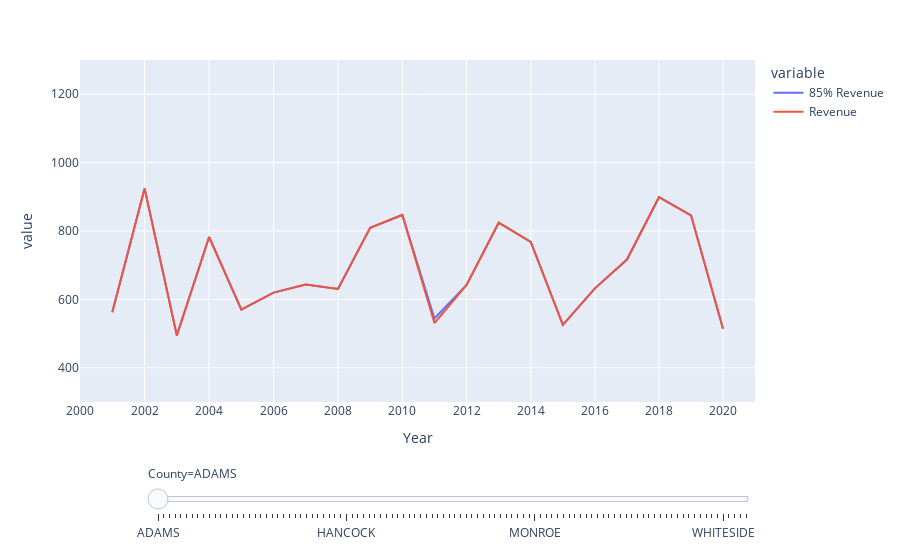

The cell this chart's notebook holds for it:
### Code cell
fig = px.line(beans, x="Year", y=["85% Revenue","Revenue"], animation_frame="County", 
           log_x=True, range_x=[2000,2021], range_y=[300,1300])

fig["layout"].pop("updatemenus") # optional, drop animation buttons
fig.show()

### Figure 1 — Plotly figure (JSON) as saved in the notebook; plotly's stock layout.template omitted (floating-point values rounded to 4 significant figures)
{"data": [{"hovertemplate": "variable=85% Revenue<br>County=ADAMS<br>Year=%{x}<br>value=%{y}<extra></extra>", "legendgroup": "85% Revenue", "line": {"color": "#636efa", "dash": "solid"}, "mode": "lines", "name": "85% Revenue", "orientation": "v", "showlegend": true, "type": "scatter", "x": [2001, 2002, 2003, 2004, 2005, 2006, 2007, 2008, 2009, 2010, 2011, 2012, 2013, 2014, 2015, 2016, 2017, 2018, 2019, 2020], "xaxis": "x", "y": [562.2, 924.6, 494.6, 782.5, 570.3, 619.9, 643.3, 630.4, 809.5, 846.9, 544.0, 642.1, 824.3, 768.2, 525.5, 632.4, 716.5, 898.8, 845.9, 514.2], "yaxis": "y"}, {"hovertemplate": "variable=Revenue<br>County=ADAMS<br>Year=%{x}<br>value=%{y}<extra></extra>", "legendgroup": "Revenue", "line": {"color": "#EF553B", "dash": "solid"}, "mode": "lines", "name": "Revenue", "orientation": "v", "showlegend": true, "type": "scatter", "x": [2001, 2002, 2003, 2004, 2005, 2006, 2007, 2008, 2009, 2010, 2011, 2012, 2013, 2014, 2015, 2016, 2017, 2018, 2019, 2020], "xaxis": "x", "y": [562.2, 924.6, 494.6, 782.5, 570.3, 619.9, 643.3, 630.4, 809.5, 846.9, 530.8, 642.1, 824.3, 768.2, 525.5, 632.4, 716.5, 898.8, 845.9, 514.2], "yaxis": "y"}], "layout": {"legend": {"title": {"text": "variable"}, "tracegroupgap": 0}, "margin": {"t": 60}, "sliders": [{"active": 0, "currentvalue": {"prefix": "County="}, "len": 0.9, "pad": {"b": 10, "t": 60}, "steps": [{"args": [["ADAMS"], {"frame": {"duration": 0, "redraw": false}, "fromcurrent": true, "mode": "immediate", "transition": {"duration": 0, "easing": "linear"}}], "label": "ADAMS", "method": "animate"}, {"args": [["ALEXANDER"], {"frame": {"duration": 0, "redraw": false}, "fromcurrent": true, "mode": "immediate", "transition": {"duration": 0, "easing": "linear"}}], "label": "ALEXANDER", "method": "animate"}, {"args": [["BOND"], {"frame": {"duration": 0, "redraw": false}, "fromcurrent": true, "mode": "immediate", "transition": {"duration": 0, "easing": "linear"}}], "label": "BOND", "method": "animate"}, {"args": [["BOONE"], {"frame": {"duration": 0, "redraw": false}, "fromcurrent": true, "mode": "immediate", "transition": {"duration": 0, "easing": "linear"}}], "label": "BOONE", "method": "animate"}, {"args": [["BROWN"], {"frame": {"duration": 0, "redraw": false}, "fromcurrent": true, "mode": "immediate", "transition": {"duration": 0, "easing": "linear"}}], "label": "BROWN", "method": "animate"}, {"args": [["BUREAU"], {"frame": {"duration": 0, "redraw": false}, "fromcurrent": true, "mode": "immediate", "transition": {"duration": 0, "easing": "linear"}}], "label": "BUREAU", "method": "animate"}, {"args": [["CALHOUN"], {"frame": {"duration": 0, "redraw": false}, "fromcurrent": true, "mode": "immediate", "transition": {"duration": 0, "easing": "linear"}}], "label": "CALHOUN", "method": "animate"}, {"args": [["CARROLL"], {"frame": {"duration": 0, "redraw": false}, "fromcurrent": true, "mode": "immediate", "transition": {"duration": 0, "easing": "linear"}}], "label": "CARROLL", "method": "animate"}, {"args": [["CASS"], {"frame": {"duration": 0, "redraw": false}, "fromcurrent": true, "mode": "immediate", "transition": {"duration": 0, "easing": "linear"}}], "label": "CASS", "method": "animate"}, {"args": [["CHAMPAIGN"], {"frame": {"duration": 0, "redraw": false}, "fromcurrent": true, "mode": "immediate", "transition": {"duration": 0, "easing": "linear"}}], "label": "CHAMPAIGN", "method": "animate"}, {"args": [["CHRISTIAN"], {"frame": {"duration": 0, "redraw": false}, "fromcurrent": true, "mode": "immediate", "transition": {"duration": 0, "easing": "linear"}}], "label": "CHRISTIAN", "method": "animate"}, {"args": [["CLARK"], {"frame": {"duration": 0, "redraw": false}, "fromcurrent": true, "mode": "immediate", "transition": {"duration": 0, "easing": "linear"}}], "label": "CLARK", "method": "animate"}, {"args": [["CLAY"], {"frame": {"duration": 0, "redraw": false}, "fromcurrent": true, "mode": "immediate", "transition": {"duration": 0, "easing": "linear"}}], "label": "CLAY", "method": "animate"}, {"args": [["CLINTON"], {"frame": {"duration": 0, "redraw": false}, "fromcurrent": true, "mode": "immediate", "transition": {"duration": 0, "easing": "linear"}}], "label": "CLINTON", "method": "animate"}, {"args": [["COLES"], {"frame": {"duration": 0, "redraw": false}, "fromcurrent": true, "mode": "immediate", "transition": {"duration": 0, "easing": "linear"}}], "label": "COLES", "method": "animate"}, {"args": [["COOK"], {"frame": {"duration": 0, "redraw": false}, "fromcurrent": true, "mode": "immediate", "transition": {"duration": 0, "easing": "linear"}}], "label": "COOK", "method": "animate"}, {"args": [["CRAWFORD"], {"frame": {"duration": 0, "redraw": false}, "fromcurrent": true, "mode": "immediate", "transition": {"duration": 0, "easing": "linear"}}], "label": "CRAWFORD", "method": "animate"}, {"args": [["CUMBERLAND"], {"frame": {"duration": 0, "redraw": false}, "fromcurrent": true, "mode": "immediate", "transition": {"duration": 0, "easing": "linear"}}], "label": "CUMBERLAND", "method": "animate"}, {"args": [["DE KALB"], {"frame": {"duration": 0, "redraw": false}, "fromcurrent": true, "mode": "immediate", "transition": {"duration": 0, "easing": "linear"}}], "label": "DE KALB", "method": "animate"}, {"args": [["DE WITT"], {"frame": {"duration": 0, "redraw": false}, "fromcurrent": true, "mode": "immediate", "transition": {"duration": 0, "easing": "linear"}}], "label": "DE WITT", "method": "animate"}, {"args": [["DOUGLAS"], {"frame": {"duration": 0, "redraw": false}, "fromcurrent": true, "mode": "immediate", "transition": {"duration": 0, "easing": "linear"}}], "label": "DOUGLAS", "method": "animate"}, {"args": [["DU PAGE"], {"frame": {"duration": 0, "redraw": false}, "fromcurrent": true, "mode": "immediate", "transition": {"duration": 0, "easing": "linear"}}], "label": "DU PAGE", "method": "animate"}, {"args": [["EDGAR"], {"frame": {"duration": 0, "redraw": false}, "fromcurrent": true, "mode": "immediate", "transition": {"duration": 0, "easing": "linear"}}], "label": "EDGAR", "method": "animate"}, {"args": [["EDWARDS"], {"frame": {"duration": 0, "redraw": false}, "fromcurrent": true, "mode": "immediate", "transition": {"duration": 0, "easing": "linear"}}], "label": "EDWARDS", "method": "animate"}, {"args": [["EFFINGHAM"], {"frame": {"duration": 0, "redraw": false}, "fromcurrent": true, "mode": "immediate", "transition": {"duration": 0, "easing": "linear"}}], "label": "EFFINGHAM", "method": "animate"}, {"args": [["FAYETTE"], {"frame": {"duration": 0, "redraw": false}, "fromcurrent": true, "mode": "immediate", "transition": {"duration": 0, "easing": "linear"}}], "label": "FAYETTE", "method": "animate"}, {"args": [["FORD"], {"frame": {"duration": 0, "redraw": false}, "fromcurrent": true, "mode": "immediate", "transition": {"duration": 0, "easing": "linear"}}], "label": "FORD", "method": "animate"}, {"args": [["FRANKLIN"], {"frame": {"duration": 0, "redraw": false}, "fromcurrent": true, "mode": "immediate", "transition": {"duration": 0, "easing": "linear"}}], "label": "FRANKLIN", "method": "animate"}, {"args": [["FULTON"], {"frame": {"duration": 0, "redraw": false}, "fromcurrent": true, "mode": "immediate", "transition": {"duration": 0, "easing": "linear"}}], "label": "FULTON", "method": "animate"}, {"args": [["GALLATIN"], {"frame": {"duration": 0, "redraw": false}, "fromcurrent": true, "mode": "immediate", "transition": {"duration": 0, "easing": "linear"}}], "label": "GALLATIN", "method": "animate"}, {"args": [["GREENE"], {"frame": {"duration": 0, "redraw": false}, "fromcurrent": true, "mode": "immediate", "transition": {"duration": 0, "easing": "linear"}}], "label": "GREENE", "method": "animate"}, {"args": [["GRUNDY"], {"frame": {"duration": 0, "redraw": false}, "fromcurrent": true, "mode": "immediate", "transition": {"duration": 0, "easing": "linear"}}], "label": "GRUNDY", "method": "animate"}, {"args": [["HAMILTON"], {"frame": {"duration": 0, "redraw": false}, "fromcurrent": true, "mode": "immediate", "transition": {"duration": 0, "easing": "linear"}}], "label": "HAMILTON", "method": "animate"}, {"args": [["HANCOCK"], {"frame": {"duration": 0, "redraw": false}, "fromcurrent": true, "mode": "immediate", "transition": {"duration": 0, "easing": "linear"}}], "label": "HANCOCK", "method": "animate"}, {"args": [["HARDIN"], {"frame": {"duration": 0, "redraw": false}, "fromcurrent": true, "mode": "immediate", "transition": {"duration": 0, "easing": "linear"}}], "label": "HARDIN", "method": "animate"}, {"args": [["HENDERSON"], {"frame": {"duration": 0, "redraw": false}, "fromcurrent": true, "mode": "immediate", "transition": {"duration": 0, "easing": "linear"}}], "label": "HENDERSON", "method": "animate"}, {"args": [["HENRY"], {"frame": {"duration": 0, "redraw": false}, "fromcurrent": true, "mode": "immediate", "transition": {"duration": 0, "easing": "linear"}}], "label": "HENRY", "method": "animate"}, {"args": [["IROQUOIS"], {"frame": {"duration": 0, "redraw": false}, "fromcurrent": true, "mode": "immediate", "transition": {"duration": 0, "easing": "linear"}}], "label": "IROQUOIS", "method": "animate"}, {"args": [["JACKSON"], {"frame": {"duration": 0, "redraw": false}, "fromcurrent": true, "mode": "immediate", "transition": {"duration": 0, "easing": "linear"}}], "label": "JACKSON", "method": "animate"}, {"args": [["JASPER"], {"frame": {"duration": 0, "redraw": false}, "fromcurrent": true, "mode": "immediate", "transition": {"duration": 0, "easing": "linear"}}], "label": "JASPER", "method": "animate"}, {"args": [["JEFFERSON"], {"frame": {"duration": 0, "redraw": false}, "fromcurrent": true, "mode": "immediate", "transition": {"duration": 0, "easing": "linear"}}], "label": "JEFFERSON", "method": "animate"}, {"args": [["JERSEY"], {"frame": {"duration": 0, "redraw": false}, "fromcurrent": true, "mode": "immediate", "transition": {"duration": 0, "easing": "linear"}}], "label": "JERSEY", "method": "animate"}, {"args": [["JO DAVIESS"], {"frame": {"duration": 0, "redraw": false}, "fromcurrent": true, "mode": "immediate", "transition": {"duration": 0, "easing": "linear"}}], "label": "JO DAVIESS", "method": "animate"}, {"args": [["JOHNSON"], {"frame": {"duration": 0, "redraw": false}, "fromcurrent": true, "mode": "immediate", "transition": {"duration": 0, "easing": "linear"}}], "label": "JOHNSON", "method": "animate"}, {"args": [["KANE"], {"frame": {"duration": 0, "redraw": false}, "fromcurrent": true, "mode": "immediate", "transition": {"duration": 0, "easing": "linear"}}], "label": "KANE", "method": "animate"}, {"args": [["KANKAKEE"], {"frame": {"duration": 0, "redraw": false}, "fromcurrent": true, "mode": "immediate", "transition": {"duration": 0, "easing": "linear"}}], "label": "KANKAKEE", "method": "animate"}, {"args": [["KENDALL"], {"frame": {"duration": 0, "redraw": false}, "fromcurrent": true, "mode": "immediate", "transition": {"duration": 0, "easing": "linear"}}], "label": "KENDALL", "method": "animate"}, {"args": [["KNOX"], {"frame": {"duration": 0, "redraw": false}, "fromcurrent": true, "mode": "immediate", "transition": {"duration": 0, "easing": "linear"}}], "label": "KNOX", "method": "animate"}, {"args": [["LA SALLE"], {"frame": {"duration": 0, "redraw": false}, "fromcurrent": true, "mode": "immediate", "transition": {"duration": 0, "easing": "linear"}}], "label": "LA SALLE", "method": "animate"}, {"args": [["LAKE"], {"frame": {"duration": 0, "redraw": false}, "fromcurrent": true, "mode": "immediate", "transition": {"duration": 0, "easing": "linear"}}], "label": "LAKE", "method": "animate"}, {"args": [["LAWRENCE"], {"frame": {"duration": 0, "redraw": false}, "fromcurrent": true, "mode": "immediate", "transition": {"duration": 0, "easing": "linear"}}], "label": "LAWRENCE", "method": "animate"}, {"args": [["LEE"], {"frame": {"duration": 0, "redraw": false}, "fromcurrent": true, "mode": "immediate", "transition": {"duration": 0, "easing": "linear"}}], "label": "LEE", "method": "animate"}, {"args": [["LIVINGSTON"], {"frame": {"duration": 0, "redraw": false}, "fromcurrent": true, "mode": "immediate", "transition": {"duration": 0, "easing": "linear"}}], "label": "LIVINGSTON", "method": "animate"}, {"args": [["LOGAN"], {"frame": {"duration": 0, "redraw": false}, "fromcurrent": true, "mode": "immediate", "transition": {"duration": 0, "easing": "linear"}}], "label": "LOGAN", "method": "animate"}, {"args": [["MACON"], {"frame": {"duration": 0, "redraw": false}, "fromcurrent": true, "mode": "immediate", "transition": {"duration": 0, "easing": "linear"}}], "label": "MACON", "method": "animate"}, {"args": [["MACOUPIN"], {"frame": {"duration": 0, "redraw": false}, "fromcurrent": true, "mode": "immediate", "transition": {"duration": 0, "easing": "linear"}}], "label": "MACOUPIN", "method": "animate"}, {"args": [["MADISON"], {"frame": {"duration": 0, "redraw": false}, "fromcurrent": true, "mode": "immediate", "transition": {"duration": 0, "easing": "linear"}}], "label": "MADISON", "method": "animate"}, {"args": [["MARION"], {"frame": {"duration": 0, "redraw": false}, "fromcurrent": true, "mode": "immediate", "transition": {"duration": 0, "easing": "linear"}}], "label": "MARION", "method": "animate"}, {"args": [["MARSHALL"], {"frame": {"duration": 0, "redraw": false}, "fromcurrent": true, "mode": "immediate", "transition": {"duration": 0, "easing": "linear"}}], "label": "MARSHALL", "method": "animate"}, {"args": [["MASON"], {"frame": {"duration": 0, "redraw": false}, "fromcurrent": true, "mode": "immediate", "transition": {"duration": 0, "easing": "linear"}}], "label": "MASON", "method": "animate"}, {"args": [["MASSAC"], {"frame": {"duration": 0, "redraw": false}, "fromcurrent": true, "mode": "immediate", "transition": {"duration": 0, "easing": "linear"}}], "label": "MASSAC", "method": "animate"}, {"args": [["MCDONOUGH"], {"frame": {"duration": 0, "redraw": false}, "fromcurrent": true, "mode": "immediate", "transition": {"duration": 0, "easing": "linear"}}], "label": "MCDONOUGH", "method": "animate"}, {"args": [["MCHENRY"], {"frame": {"duration": 0, "redraw": false}, "fromcurrent": true, "mode": "immediate", "transition": {"duration": 0, "easing": "linear"}}], "label": "MCHENRY", "method": "animate"}, {"args": [["MCLEAN"], {"frame": {"duration": 0, "redraw": false}, "fromcurrent": true, "mode": "immediate", "transition": {"duration": 0, "easing": "linear"}}], "label": "MCLEAN", "method": "animate"}, {"args": [["MENARD"], {"frame": {"duration": 0, "redraw": false}, "fromcurrent": true, "mode": "immediate", "transition": {"duration": 0, "easing": "linear"}}], "label": "MENARD", "method": "animate"}, {"args": [["MERCER"], {"frame": {"duration": 0, "redraw": false}, "fromcurrent": true, "mode": "immediate", "transition": {"duration": 0, "easing": "linear"}}], "label": "MERCER", "method": "animate"}, {"args": [["MONROE"], {"frame": {"duration": 0, "redraw": false}, "fromcurrent": true, "mode": "immediate", "transition": {"duration": 0, "easing": "linear"}}], "label": "MONROE", "method": "animate"}, {"args": [["MONTGOMERY"], {"frame": {"duration": 0, "redraw": false}, "fromcurrent": true, "mode": "immediate", "transition": {"duration": 0, "easing": "linear"}}], "label": "MONTGOMERY", "method": "animate"}, {"args": [["MORGAN"], {"frame": {"duration": 0, "redraw": false}, "fromcurrent": true, "mode": "immediate", "transition": {"duration": 0, "easing": "linear"}}], "label": "MORGAN", "method": "animate"}, {"args": [["MOULTRIE"], {"frame": {"duration": 0, "redraw": false}, "fromcurrent": true, "mode": "immediate", "transition": {"duration": 0, "easing": "linear"}}], "label": "MOULTRIE", "method": "animate"}, {"args": [["OGLE"], {"frame": {"duration": 0, "redraw": false}, "fromcurrent": true, "mode": "immediate", "transition": {"duration": 0, "easing": "linear"}}], "label": "OGLE", "method": "animate"}, {"args": [["OTHER (COMBINED) COUNTIES"], {"frame": {"duration": 0, "redraw": false}, "fromcurrent": true, "mode": "immediate", "transition": {"duration": 0, "easing": "linear"}}], "label": "OTHER (COMBINED) COUNTIES", "method": "animate"}, {"args": [["OTHER COUNTIES"], {"frame": {"duration": 0, "redraw": false}, "fromcurrent": true, "mode": "immediate", "transition": {"duration": 0, "easing": "linear"}}], "label": "OTHER COUNTIES", "method": "animate"}, {"args": [["PEORIA"], {"frame": {"duration": 0, "redraw": false}, "fromcurrent": true, "mode": "immediate", "transition": {"duration": 0, "easing": "linear"}}], "label": "PEORIA", "method": "animate"}, {"args": [["PERRY"], {"frame": {"duration": 0, "redraw": false}, "fromcurrent": true, "mode": "immediate", "transition": {"duration": 0, "easing": "linear"}}], "label": "PERRY", "method": "animate"}, {"args": [["PIATT"], {"frame": {"duration": 0, "redraw": false}, "fromcurrent": true, "mode": "immediate", "transition": {"duration": 0, "easing": "linear"}}], "label": "PIATT", "method": "animate"}, {"args": [["PIKE"], {"frame": {"duration": 0, "redraw": false}, "fromcurrent": true, "mode": "immediate", "transition": {"duration": 0, "easing": "linear"}}], "label": "PIKE", "method": "animate"}, {"args": [["POPE"], {"frame": {"duration": 0, "redraw": false}, "fromcurrent": true, "mode": "immediate", "transition": {"duration": 0, "easing": "linear"}}], "label": "POPE", "method": "animate"}, {"args": [["PULASKI"], {"frame": {"duration": 0, "redraw": false}, "fromcurrent": true, "mode": "immediate", "transition": {"duration": 0, "easing": "linear"}}], "label": "PULASKI", "method": "animate"}, {"args": [["PUTNAM"], {"frame": {"duration": 0, "redraw": false}, "fromcurrent": true, "mode": "immediate", "transition": {"duration": 0, "easing": "linear"}}], "label": "PUTNAM", "method": "animate"}, {"args": [["RANDOLPH"], {"frame": {"duration": 0, "redraw": false}, "fromcurrent": true, "mode": "immediate", "transition": {"duration": 0, "easing": "linear"}}], "label": "RANDOLPH", "method": "animate"}, {"args": [["RICHLAND"], {"frame": {"duration": 0, "redraw": false}, "fromcurrent": true, "mode": "immediate", "transition": {"duration": 0, "easing": "linear"}}], "label": "RICHLAND", "method": "animate"}, {"args": [["ROCK ISLAND"], {"frame": {"duration": 0, "redraw": false}, "fromcurrent": true, "mode": "immediate", "transition": {"duration": 0, "easing": "linear"}}], "label": "ROCK ISLAND", "method": "animate"}, {"args": [["SALINE"], {"frame": {"duration": 0, "redraw": false}, "fromcurrent": true, "mode": "immediate", "transition": {"duration": 0, "easing": "linear"}}], "label": "SALINE", "method": "animate"}, {"args": [["SANGAMON"], {"frame": {"duration": 0, "redraw": false}, "fromcurrent": true, "mode": "immediate", "transition": {"duration": 0, "easing": "linear"}}], "label": "SANGAMON", "method": "animate"}, {"args": [["SCHUYLER"], {"frame": {"duration": 0, "redraw": false}, "fromcurrent": true, "mode": "immediate", "transition": {"duration": 0, "easing": "linear"}}], "label": "SCHUYLER", "method": "animate"}, {"args": [["SCOTT"], {"frame": {"duration": 0, "redraw": false}, "fromcurrent": true, "mode": "immediate", "transition": {"duration": 0, "easing": "linear"}}], "label": "SCOTT", "method": "animate"}, {"args": [["SHELBY"], {"frame": {"duration": 0, "redraw": false}, "fromcurrent": true, "mode": "immediate", "transition": {"duration": 0, "easing": "linear"}}], "label": "SHELBY", "method": "animate"}, {"args": [["ST CLAIR"], {"frame": {"duration": 0, "redraw": false}, "fromcurrent": true, "mode": "immediate", "transition": {"duration": 0, "easing": "linear"}}], "label": "ST CLAIR", "method": "animate"}, {"args": [["STARK"], {"frame": {"duration": 0, "redraw": false}, "fromcurrent": true, "mode": "immediate", "transition": {"duration": 0, "easing": "linear"}}], "label": "STARK", "method": "animate"}, {"args": [["STEPHENSON"], {"frame": {"duration": 0, "redraw": false}, "fromcurrent": true, "mode": "immediate", "transition": {"duration": 0, "easing": "linear"}}], "label": "STEPHENSON", "method": "animate"}, {"args": [["TAZEWELL"], {"frame": {"duration": 0, "redraw": false}, "fromcurrent": true, "mode": "immediate", "transition": {"duration": 0, "easing": "linear"}}], "label": "TAZEWELL", "method": "animate"}, {"args": [["UNION"], {"frame": {"duration": 0, "redraw": false}, "fromcurrent": true, "mode": "immediate", "transition": {"duration": 0, "easing": "linear"}}], "label": "UNION", "method": "animate"}, {"args": [["VERMILION"], {"frame": {"duration": 0, "redraw": false}, "fromcurrent": true, "mode": "immediate", "transition": {"duration": 0, "easing": "linear"}}], "label": "VERMILION", "method": "animate"}, {"args": [["WABASH"], {"frame": {"duration": 0, "redraw": false}, "fromcurrent": true, "mode": "immediate", "transition": {"duration": 0, "easing": "linear"}}], "label": "WABASH", "method": "animate"}, {"args": [["WARREN"], {"frame": {"duration": 0, "redraw": false}, "fromcurrent": true, "mode": "immediate", "transition": {"duration": 0, "easing": "linear"}}], "label": "WARREN", "method": "animate"}, {"args": [["WASHINGTON"], {"frame": {"duration": 0, "redraw": false}, "fromcurrent": true, "mode": "immediate", "transition": {"duration": 0, "easing": "linear"}}], "label": "WASHINGTON", "method": "animate"}, {"args": [["WAYNE"], {"frame": {"duration": 0, "redraw": false}, "fromcurrent": true, "mode": "immediate", "transition": {"duration": 0, "easing": "linear"}}], "label": "WAYNE", "method": "animate"}, {"args": [["WHITE"], {"frame": {"duration": 0, "redraw": false}, "fromcurrent": true, "mode": "immediate", "transition": {"duration": 0, "easing": "linear"}}], "label": "WHITE", "method": "animate"}, {"args": [["WHITESIDE"], {"frame": {"duration": 0, "redraw": false}, "fromcurrent": true, "mode": "immediate", "transition": {"duration": 0, "easing": "linear"}}], "label": "WHITESIDE", "method": "animate"}, {"args": [["WILL"], {"frame": {"duration": 0, "redraw": false}, "fromcurrent": true, "mode": "immediate", "transition": {"duration": 0, "easing": "linear"}}], "label": "WILL", "method": "animate"}, {"args": [["WILLIAMSON"], {"frame": {"duration": 0, "redraw": false}, "fromcurrent": true, "mode": "immediate", "transition": {"duration": 0, "easing": "linear"}}], "label": "WILLIAMSON", "method": "animate"}, {"args": [["WINNEBAGO"], {"frame": {"duration": 0, "redraw": false}, "fromcurrent": true, "mode": "immediate", "transition": {"duration": 0, "easing": "linear"}}], "label": "WINNEBAGO", "method": "animate"}, {"args": [["WOODFORD"], {"frame": {"duration": 0, "redraw": false}, "fromcurrent": true, "mode": "immediate", "transition": {"duration": 0, "easing": "linear"}}], "label": "WOODFORD", "method": "animate"}], "x": 0.1, "xanchor": "left", "y": 0, "yanchor": "top"}], "xaxis": {"anchor": "y", "domain": [0, 1], "range": [3.301, 3.306], "title": {"text": "Year"}, "type": "log"}, "yaxis": {"anchor": "x", "domain": [0, 1], "range": [300, 1300], "title": {"text": "value"}}}}
